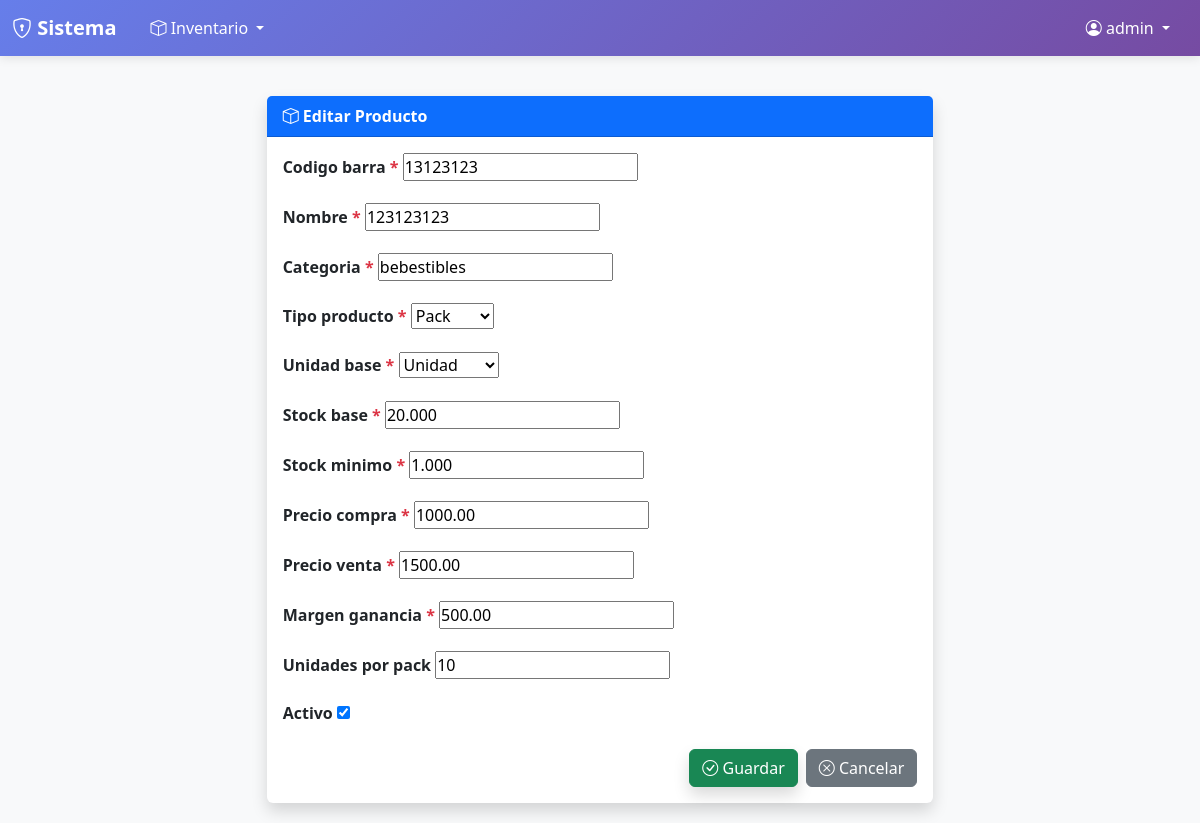
Screenshot of /inventario/productos/1/editar/ (signed in) with the database file from the repository.
### inventario/models.py (models this page shows, shortened)
class Producto(models.Model):
    codigo_barra = models.CharField(max_length=50, unique=True)
    nombre = models.CharField(max_length=100)
    categoria = models.CharField(max_length=50)
    tipo_producto = models.CharField(max_length=10, choices=TipoProducto.choices)
    unidad_base = models.CharField(max_length=10, choices=UnidadBase.choices)
    stock_base = models.DecimalField(max_digits=10, decimal_places=3)
    stock_minimo = models.DecimalField(max_digits=10, decimal_places=3)
    precio_compra = models.DecimalField(max_digits=10, decimal_places=2)
    precio_venta = models.DecimalField(max_digits=10, decimal_places=2)
    margen_ganancia = models.DecimalField(max_digits=5, decimal_places=2)
    unidades_por_pack = models.IntegerField(blank=True, null=True)
    kg_por_caja = models.DecimalField(max_digits=10, decimal_places=3, blank=True, null=True)
    activo = models.BooleanField(default=True)
    created_at = models.DateTimeField(auto_now_add=True)
    updated_at = models.DateTimeField(auto_now=True)

### inventario/views.py (the view)
# urls.py: path('productos/<int:pk>/editar/', views.producto_update, name='producto_update'),
@login_required
def producto_update(request, pk):
	producto = get_object_or_404(Producto, pk=pk)
	if request.method == 'POST':
		form = ProductoForm(request.POST, instance=producto)
		if form.is_valid():
			form.save()
			return redirect('producto_list')
	else:
		form = ProductoForm(instance=producto)
	return render(request, 'inventario/producto_form.html', {'form': form, 'accion': 'Editar'})

### inventario/views.py
class ProductoForm(forms.ModelForm):
	class Meta:
		model = Producto
		fields = '__all__'

### templates/inventario/producto_form.html (shortened to what this page needs)
{% extends 'base.html' %}
{% block contenido %}
<div class="row justify-content-center">
    <div class="col-md-8 col-lg-7">
        <div class="card shadow border-0">
            <div class="card-header bg-primary text-white fw-bold">
                <i class="bi bi-box"></i> {{ accion }} Producto
            </div>
            <div class="card-body">
                <form method="post" autocomplete="off" id="productoForm">
                    {% for field in form %}
                        {% if field.name == 'unidades_por_pack' or field.name == 'kg_por_caja' %}
                            <div class="mb-3" id="field-{{ field.name }}" style="display:none;">
                                <label class="form-label fw-semibold">{{ field.label }}{% if field.field.required %} <span class="text-danger">*</span>{% endif %}</label>
                                {{ field }}
                            </div>
                        {% else %}
                            <div class="mb-3">
                                <label class="form-label fw-semibold">{{ field.label }}{% if field.field.required %} <span class="text-danger">*</span>{% endif %}</label>
                                {{ field }}
                            </div>
                        {% endif %}
                    {% endfor %}
                    <div class="d-flex justify-content-end gap-2">
                        <button type="submit" class="btn btn-success shadow"><i class="bi bi-check-circle"></i> Guardar</button>
                        <a href="{% url 'producto_list' %}" class="btn btn-secondary"><i class="bi bi-x-circle"></i> Cancelar</a>
                    </div>
                </form>
            </div>
        </div>
    </div>
</div>
{% endblock %}

### templates/base.html (shortened to what this page needs)
<!DOCTYPE html>
<html lang="es">
<head>
    <link rel="stylesheet" href="https://cdn.jsdelivr.net/npm/bootstrap@5.3.0/dist/css/bootstrap.min.css">
    <link rel="stylesheet" href="https://cdn.jsdelivr.net/npm/bootstrap-icons@1.11.0/font/bootstrap-icons.css">
</head>
<body{% if not user.is_authenticated %} class="login-page"{% endif %}>
    {% if user.is_authenticated %}
    <nav class="navbar navbar-expand-lg">
        <div class="container-fluid">
            <a class="navbar-brand" href="{% url 'inicio' %}">
                <i class="bi bi-shield-lock"></i> Sistema
            </a>
            <div class="collapse navbar-collapse" id="navbarNav">
                <ul class="navbar-nav me-auto">
                    <li class="nav-item dropdown">
                        <a class="nav-link dropdown-toggle" href="#" id="inventarioDropdown" role="button" data-bs-toggle="dropdown">
                            <i class="bi bi-box"></i> Inventario
                        </a>
                    </li>
                </ul>
                <ul class="navbar-nav ms-auto">
                    <li class="nav-item dropdown">
                        <a class="nav-link dropdown-toggle" href="#" id="navbarDropdown" role="button" data-bs-toggle="dropdown">
                            <i class="bi bi-person-circle"></i> {{ user.username }}
                        </a>
                    </li>
                </ul>
            </div>
        </div>
    </nav>
    {% endif %}
    <div class="{% if user.is_authenticated %}contenedor-pagina{% else %}contenedor-principal{% endif %}">
        {% block contenido %}{% endblock %}
    </div>
</body>
</html>

### templates/base.html (style rules this page uses)
* { margin: 0; padding: 0; box-sizing: border-box; }
html, body { height: 100%; }
body { background: #f8f9fa; }
.navbar { background: linear-gradient(135deg, #667eea 0%, #764ba2 100%); box-shadow: 0 2px 10px rgba(0, 0, 0, 0.1); }
.navbar-brand { font-weight: bold; font-size: 20px; color: white !important; }
.nav-link { color: white !important; margin: 0 10px; transition: 0.3s; }
.contenedor-pagina { margin-top: 20px; padding: 20px; }
.card { border: 1px solid #e0e0e0; }

### rows the page displays
Producto: form "13123123" "123123123" "bebestibles" "Pack" "Unidad" "20.000" "1.000" "1000.00" "1500.00" "500.00" "☑", form "10"

### other values shown
{{ user.username }} "admin"
{{ accion }} "Editar"
{{ field.label }} "Codigo barra" "Nombre" "Categoria" "Tipo producto" "Unidad base" "Stock base" "Stock minimo" "Precio compra" "Precio venta" "Margen ganancia" "Activo"
{{ field.label }} "Unidades por pack"
